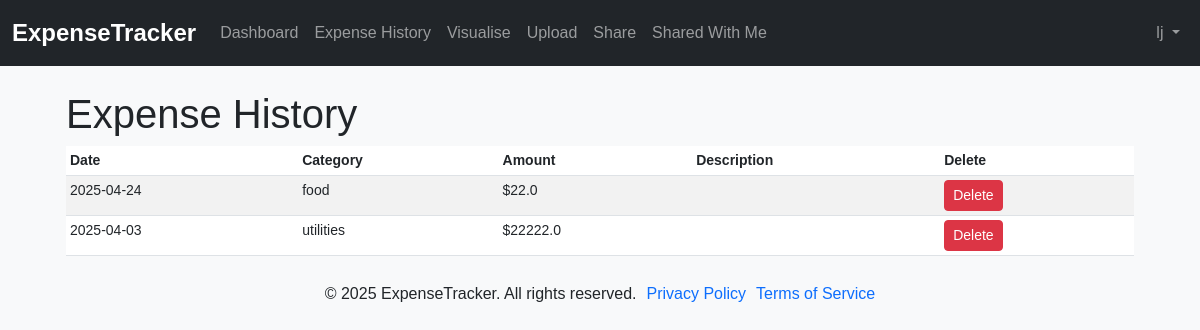
The app's page /expense-history (signed in) with its own data.
### ExpenseTracker/models.py (models this page shows, shortened)
class User(db.Model, UserMixin):
    id = db.Column(db.Integer, primary_key=True)
    username = db.Column(db.String(20), unique=True, nullable=False)
    email = db.Column(db.String(120), unique=True, nullable=False)
    password = db.Column(db.String(60), nullable=False)
    primary_saving_goal = db.Column(db.String(120), nullable=True)
    expenses = db.relationship('Expense', backref='owner', lazy=True)

class Expense(db.Model):
    id = db.Column(db.Integer, primary_key=True)
    amount = db.Column(db.Float, nullable=False)
    category = db.Column(db.String(50), nullable=False)
    date = db.Column(db.DateTime, nullable=False, default=lambda: datetime.now(timezone.utc))
    description = db.Column(db.String(200), nullable=True)
    user_id = db.Column(db.Integer, db.ForeignKey('user.id'), nullable=False)

### ExpenseTracker/routes.py (the view)
@app.route("/expense-history")
@login_required
def expense_history():
    expenses = Expense.query.filter_by(user_id=current_user.id).all()
    return render_template("expense-history.html", expenses=expenses)

### ExpenseTracker/models.py (called while the page is built)
@login_manager.user_loader
def load_user(user_id):
    return User.query.get(int(user_id))

### ExpenseTracker/templates/expense-history.html (shortened to what this page needs)
{% extends "base.html" %}
{% block content %}
<main class="col-md-12 ms-sm-auto col-lg-12 px-md-4">
    <h1>Expense History</h1>
    <div class="table-responsive small">
        <table class="table table-striped table-sm">
          <thead>
            <tr>
              <th scope="col">Date</th>
              <th scope="col">Category</th>
              <th scope="col">Amount</th>
              <th scope="col">Description</th>
              <th scope="col">Delete</th>
            </tr>
          </thead>
          <tbody>
            {% for expense in expenses %}
            <tr>
              <td>{{ expense.date.strftime('%Y-%m-%d') }}</td>
              <td>{{ expense.category }}</td>
              <td>${{ expense.amount }}</td>
              <td>{{ expense.description }}</td>
              <td>
                <form method="POST" action="{{ url_for('delete_expense', expense_id=expense.id) }}">
                  <button type="submit" class="btn btn-danger btn-sm">Delete</button>
                </form>
            </td>
            </tr>
            {% endfor %}
          </tbody>
        </table>
    </div>
</main>
{% endblock %}

### ExpenseTracker/templates/base.html (shortened to what this page needs)
<!DOCTYPE html>
<html lang="en">
<head>
  <link href="https://cdn.jsdelivr.net/npm/bootstrap@5.3.0/dist/css/bootstrap.min.css" rel="stylesheet">
  <link href="https://cdnjs.cloudflare.com/ajax/libs/font-awesome/6.0.0-beta3/css/all.min.css" rel="stylesheet">
  <link rel="stylesheet" href="{{ url_for('static', filename='styles.css') }}">
  <link rel="stylesheet" href="{{ url_for('static', filename='login.css') }}">
  <link rel="stylesheet" href="{{ url_for('static', filename='register.css') }}">
  <link rel="stylesheet" href="{{ url_for('static', filename='forgot-password.css') }}">
  <link rel="stylesheet" href="{{ url_for('static', filename='reset-password.css') }}">
  <link rel="stylesheet" href="{{ url_for('static', filename='dashboard.css') }}">
</head>
<body>
  <nav class="navbar navbar-expand-lg navbar-dark bg-dark mb-4">
    <div class="container-fluid">
      <a class="navbar-brand" href="/">ExpenseTracker</a>
      {% if current_user.is_authenticated %}
      <div class="collapse navbar-collapse justify-content-between" id="navbarSupportedContent">
        <ul class="navbar-nav mr-auto">
          <li class="nav-item active">
            <a class="nav-link" href="{{ url_for('dashboard') }}">Dashboard</a>
          </li>
          <li class="nav-item">
            <a class="nav-link" href="{{ url_for('expense_history') }}">Expense History</a>
          </li>
          <li class="nav-item">
            <a class="nav-link" href="{{ url_for('visualise') }}">Visualise</a>
          </li>
          <li class="nav-item">
            <a class="nav-link" href="{{ url_for('upload') }}">Upload</a>
          </li>
          <li class="nav-item">
            <a class="nav-link" href="{{ url_for('share') }}">Share</a>
          </li>
          <li class="nav-item">
            <a class="nav-link" href="{{ url_for('shared_with_me') }}">Shared With Me</a>
          </li>
        </ul>
        <ul class="nav navbar-nav navbar-right">
          <li class="nav-item dropdown">
            <a class="nav-link dropdown-toggle" href="#" id="navbarDarkDropdownMenuLink" role="button" data-bs-toggle="dropdown" aria-expanded="false">
              {{ current_user.username }}
            </a>
          </li>
        </ul>
      </div>
      {% else %}
      <div>
        <a href="/login" class="btn btn-outline-light me-2">Login</a>
      </div>
      {% endif %}
    </div>
  </nav>
  <div class="toast-container position-fixed p-3">
  </div>
  <div class="container">
    {% block content %}{% endblock %}
  </div>
  <footer class="footer">
    <p>&copy; 2025 ExpenseTracker. All rights reserved.</p>
    <p><a href="{{ url_for('privacy_policy') }}">Privacy Policy</a></p>
    <p><a href="{{ url_for('terms_of_service') }}">Terms of Service</a></p>
  </footer>
</body>
</html>

### ExpenseTracker/static/styles.css (style rules this page uses)
body { font-family: Arial, sans-serif; margin: 0; padding: 0; background-color: #f8f9fa; }
.container { margin-top: 20px; }
.navbar { background-color: #343a40; }
.navbar-brand { font-weight: bold; font-size: 1.5rem; }
ul { list-style-position: inside; padding-left: 0; }
li { margin: 5px 0; }
.footer { display: flex; justify-content: center; align-items: center; text-align: center; padding: 10px 0; gap: 10px; }
.footer a { text-decoration: none; }
.toast-container { width: 100%; left: 50%; transform: translateX(-50%); display: flex; justify-content: center; }

### records on screen
User: username "lj"
Expense: date "2025-04-24", category "food", amount "22.0"
Expense: date "2025-04-03", category "utilities", amount "22222.0"
